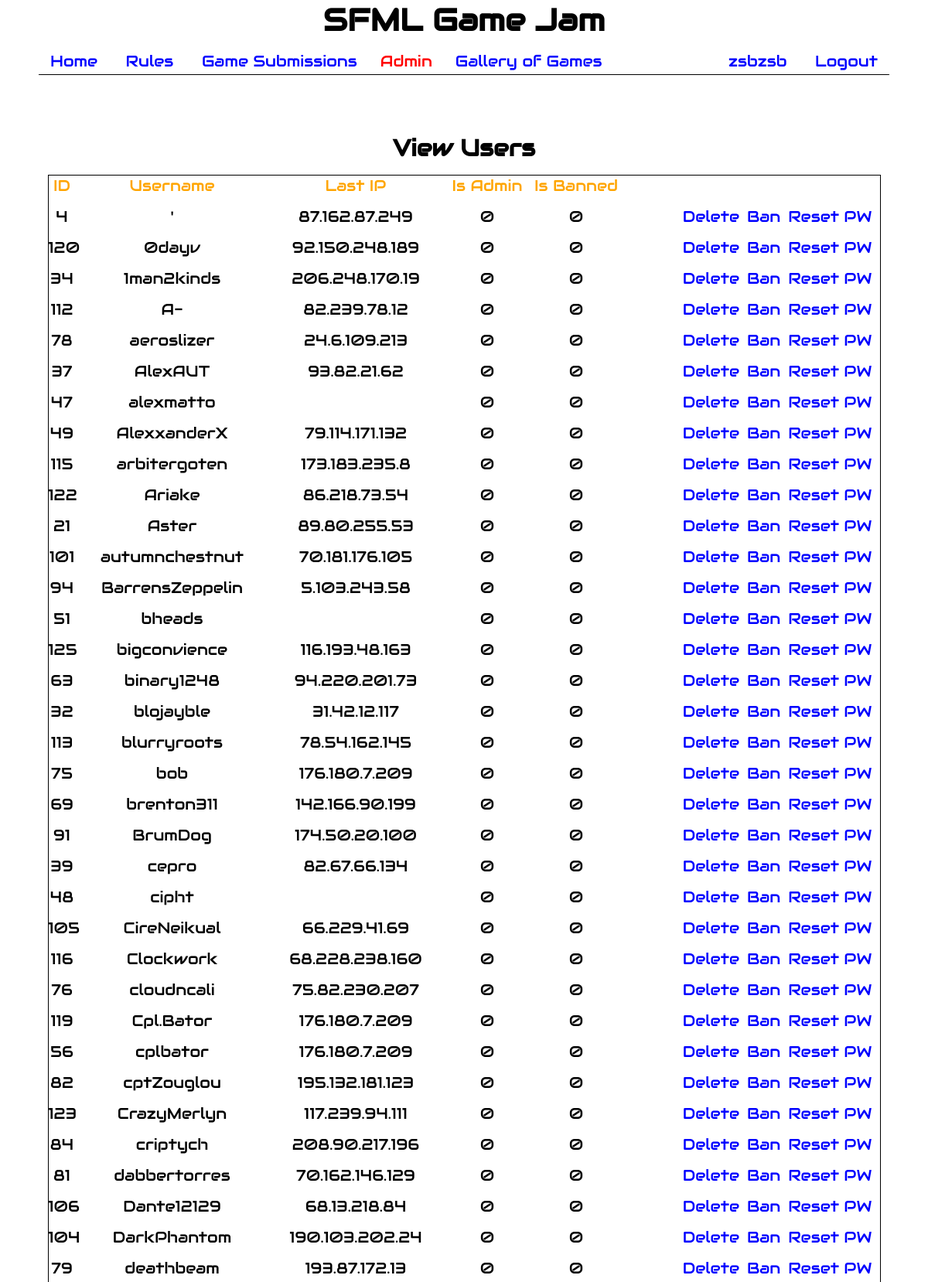
Page /admin/viewusers/index.php (signed in, upper part) on the committed database.
### tables this page shows
CREATE TABLE IF NOT EXISTS `users` (
  `ID` int(11) NOT NULL AUTO_INCREMENT,
  `Username` text NOT NULL,
  `Password` text NOT NULL,
  `Salt` text NOT NULL,
  `LastIP` text NOT NULL,
  `IsBanned` tinyint(1) NOT NULL DEFAULT '0',
  `IsAdmin` tinyint(1) NOT NULL DEFAULT '0',
  PRIMARY KEY (`ID`)
);

### scripts/loginsession.php (called while the page is built, shortened)
<?php
class LoginSession
{
    public function GetIsLoggedIn()
    {
        return $_SESSION['loggedin'];
    }
    public function GetUsername()
    {
        if (!$this->GetIsLoggedIn())
        {
            return "";
        }
        else
        {
            return $_SESSION['username'];
        }
    }
    public function GetIsAdmin()
    {
        if (!$this->GetIsLoggedIn()) return false;
        else
        {
            return $_SESSION['isadmin'];
        }
    }
}
?>

### settings/settings.php (called while the page is built, shortened)
<?php
$AddGamesActive = true;
$JamGalleryActive = true;
?>

### admin/viewusers/index.php (the view, shortened to what this page needs)
<?php
include_once $_SERVER['DOCUMENT_ROOT'].'/scripts/loginsession.php';
?>
<?php $selected = "admin"; include_once $_SERVER['DOCUMENT_ROOT'].'/layout/header.php'; ?>
<h2>View Users</h2>
<div id="form-container" style="width: 1075px">
    <?php
        $dbaccess = new DBAccess();
        $connection = $dbaccess->CreateDBConnection();
        $stmt = $connection->prepare("SELECT ID, Username, LastIP, IsAdmin, IsBanned FROM users ORDER BY Username ASC;");
        $stmt->execute();
        $rows = $stmt->fetchAll();
        echo '
            <div class="row">
                <div class="column-header" style="width: 35px;">ID</div>
                <div class="column-header" style="width: 250px;">Username</div>
                <div class="column-header" style="width: 225px;">Last IP</div>
                <div class="column-header" style="width: 115px;">Is Admin</div>
                <div class="column-header" style="width: 115px;">Is Banned</div>
            </div>
            ';
        foreach ($rows as $row)
        {
            echo '
            <div class="row">
                <div class="column-value" style="width: 35px;">'.$row['ID'].'</div>
                <div class="column-value" style="width: 250px;">'.htmlspecialchars($row['Username']).'</div>
                <div class="column-value" style="width: 225px;">'.$row['LastIP'].'</div>
                <div class="column-value" style="width: 115px;">'.$row['IsAdmin'].'</div>
                <div class="column-value" style="width: 115px;">'.$row['IsBanned'].'</div>
            ';
            echo '<a class="editlink" href="javascript:ConfirmResetPW(\''.$row['ID'].'\',\''.$row['Username'].'\');">Reset PW</a>';
            if ($row['IsBanned'] == 0) echo '<a class="editlink" href="/admin/viewusers/ban.php/?id='.$row['ID'].'&banned=1">Ban</a>';
            else echo '<a class="editlink" href="/admin/viewusers/ban.php/?id='.$row['ID'].'&banned=0">Unban</a>';
            echo '<a class="editlink" href="/admin/viewusers/confirmdelete.php/?id='.$row['ID'].'&name='.$row['Username'].'">Delete</a>';
            echo '
            </div>
            ';
        }
    ?>
</div>
<?php include_once $_SERVER['DOCUMENT_ROOT'].'/layout/footer.php'; ?>

### layout/header.php (shortened to what this page needs)
<html>
<head>
    <link rel="stylesheet" href="/css/main.css" type="text/css">
    <link rel="stylesheet" href="/css/form.css" type="text/css">
</head>
<body>
    <a href="/" style="text-decoration: none;"><h1>SFML Game Jam</h1></a>
    <div id="sub-banner">
        <ul id="menu">
            <li>
                <a <?php if ($selected == "home") {echo 'class="selected"';} ?> href="/">Home</a>
            </li>
            <li>
                <a <?php if ($selected == "rules") {echo 'class="selected"';} ?> href="/rules">Rules</a>
            </li>
            <?php
            include_once $_SERVER['DOCUMENT_ROOT'].'/scripts/loginsession.php';
            include_once $_SERVER['DOCUMENT_ROOT'].'/settings/settings.php';
            $session = new LoginSession();
            if ($session->GetIsLoggedIn())
            {
                if ($AddGamesActive || $EditGamesActive)
                {
                    echo '<li><a ';
                    if ($selected == "submissions") echo 'class="selected" ';
                    echo 'href="/submissions">Game Submissions</a></li>';
                }
                if ($session->GetIsAdmin())
                {
                    echo '<li><a ';
                    if ($selected == "admin") echo 'class="selected" ';
                    echo 'href="/admin">Admin</a></li>';
                }
            }
            if ($JamGalleryActive)
            {
                echo '<li><a ';
                if ($selected == "gallery") echo 'class="selected" ';
                echo 'href="/gallery">Gallery of Games</a></li>';
            }
            ?>
        </ul>
        <ul id="userbar">
            <?php
            include_once $_SERVER['DOCUMENT_ROOT'].'/scripts/loginsession.php';
            $session = new LoginSession();
            if (!$session->GetIsLoggedIn())
            {
                echo '
                    <li>
                        <a href="/login">Login</a>
                    </li>
                    <li>
                        <a href="/register">Register</a>
                    </li>';
            }
            else
            {
                echo '
                    <li>
                        <a href="/">'.htmlspecialchars($session->GetUserName()).'</a>
                    </li>
                    <li>
                        <a href="/logout">Logout</a>
                    </li>';
            }
            ?>
        </ul>
    </div>
    <div id="content">

### layout/footer.php (shortened to what this page needs)
    </div>
</body>
</html>

### css/main.css (style rules this page uses)
body { margin: 0px; font-family: 'Audiowide', cursive; background-color: white; min-width: 1200px; }
h1 { display: block; width: 100%; text-align: center; font-size: 40px; color: black; margin: 0px; }
h2 { display: block; width: 100%; text-align: center; font-size: 30px; color: black; margin: 0px; }
#sub-banner { display: block; width: 1100px; height: 45px; margin: 0px auto; border-bottom: 1px solid black; }
#menu { padding: 0px; float: left; font-size: 20px; margin: 15px 0px; }
#menu li { display: inline-block; margin: 0px 15px; }
#menu li a { text-decoration: none; color: blue; }
#menu li a.selected { color: red; }
#userbar { padding: 0px; float: right; font-size: 20px; margin: 15px 0px; }
#userbar li { display: inline-block; margin: 0px 15px; }
#userbar li a { text-decoration: none; color: blue; }
#content { display: block; min-height: 350px; width: 1100px; margin: 75px auto; }

### css/form.css (style rules this page uses)
#form-container { display: block; width: 500px; margin: 15px auto; border-color: black; border-style: solid; border-width: 1px; }
.row { display: inline-block; min-height: 40px; width: 100%; }
.column-header { display: block; float: left; text-align: center; font-size: 20px; color: orange; margin: 0px; min-height: 1px; }
.column-value { display: block; float: left; text-align: center; font-size: 20px; color: black; margin: 0px; min-height: 1px; }
.editlink { float: right; margin-right: 10px; font-size: 20px; text-decoration: none; color: blue; }

### rows in the picture
users: ID "4", Username "'", LastIP "87.162.87.249", IsAdmin "0", IsBanned "0"
users: ID "120", Username "0dayv", LastIP "92.150.248.189", IsAdmin "0", IsBanned "0"
users: ID "34", Username "1man2kinds", LastIP "206.248.170.19", IsAdmin "0", IsBanned "0"
users: ID "112", Username "A-", LastIP "82.239.78.12", IsAdmin "0", IsBanned "0"
users: ID "78", Username "aeroslizer", LastIP "24.6.109.213", IsAdmin "0", IsBanned "0"
users: ID "37", Username "AlexAUT", LastIP "93.82.21.62", IsAdmin "0", IsBanned "0"
users: ID "47", Username "alexmatto", IsAdmin "0", IsBanned "0"
users: ID "49", Username "AlexxanderX", LastIP "79.114.171.132", IsAdmin "0", IsBanned "0"
users: ID "115", Username "arbitergoten", LastIP "173.183.235.8", IsAdmin "0", IsBanned "0"
users: ID "122", Username "Ariake", LastIP "86.218.73.54", IsAdmin "0", IsBanned "0"
users: ID "21", Username "Aster", LastIP "89.80.255.53", IsAdmin "0", IsBanned "0"
users: ID "101", Username "autumnchestnut", LastIP "70.181.176.105", IsAdmin "0", IsBanned "0"
users: ID "94", Username "BarrensZeppelin", LastIP "5.103.243.58", IsAdmin "0", IsBanned "0"
users: ID "51", Username "bheads", IsAdmin "0", IsBanned "0"
users: ID "125", Username "bigconvience", LastIP "116.193.48.163", IsAdmin "0", IsBanned "0"
users: ID "63", Username "binary1248", LastIP "94.220.201.73", IsAdmin "0", IsBanned "0"
users: ID "32", Username "blojayble", LastIP "31.42.12.117", IsAdmin "0", IsBanned "0"
users: ID "113", Username "blurryroots", LastIP "78.54.162.145", IsAdmin "0", IsBanned "0"
users: ID "75", Username "bob", LastIP "176.180.7.209", IsAdmin "0", IsBanned "0"
users: ID "69", Username "brenton311", LastIP "142.166.90.199", IsAdmin "0", IsBanned "0"
users: ID "91", Username "BrumDog", LastIP "174.50.20.100", IsAdmin "0", IsBanned "0"
users: ID "39", Username "cepro", LastIP "82.67.66.134", IsAdmin "0", IsBanned "0"
users: ID "48", Username "cipht", IsAdmin "0", IsBanned "0"
users: ID "105", Username "CireNeikual", LastIP "66.229.41.69", IsAdmin "0", IsBanned "0"
users: ID "116", Username "Clockwork", LastIP "68.228.238.160", IsAdmin "0", IsBanned "0"
users: ID "76", Username "cloudncali", LastIP "75.82.230.207", IsAdmin "0", IsBanned "0"
users: ID "119", Username "Cpl.Bator", LastIP "176.180.7.209", IsAdmin "0", IsBanned "0"
users: ID "56", Username "cplbator", LastIP "176.180.7.209", IsAdmin "0", IsBanned "0"
users: ID "82", Username "cptZouglou", LastIP "195.132.181.123", IsAdmin "0", IsBanned "0"
users: ID "123", Username "CrazyMerlyn", LastIP "117.239.94.111", IsAdmin "0", IsBanned "0"
users: ID "84", Username "criptych", LastIP "208.90.217.196", IsAdmin "0", IsBanned "0"
users: ID "81", Username "dabbertorres", LastIP "70.162.146.129", IsAdmin "0", IsBanned "0"
users: ID "106", Username "Dante12129", LastIP "68.13.218.84", IsAdmin "0", IsBanned "0"
users: ID "104", Username "DarkPhantom", LastIP "190.103.202.24", IsAdmin "0", IsBanned "0"
users: ID "79", Username "deathbeam", LastIP "193.87.172.13", IsAdmin "0", IsBanned "0"

### other values in the picture
$session->GetUserName() "zsbzsb"
